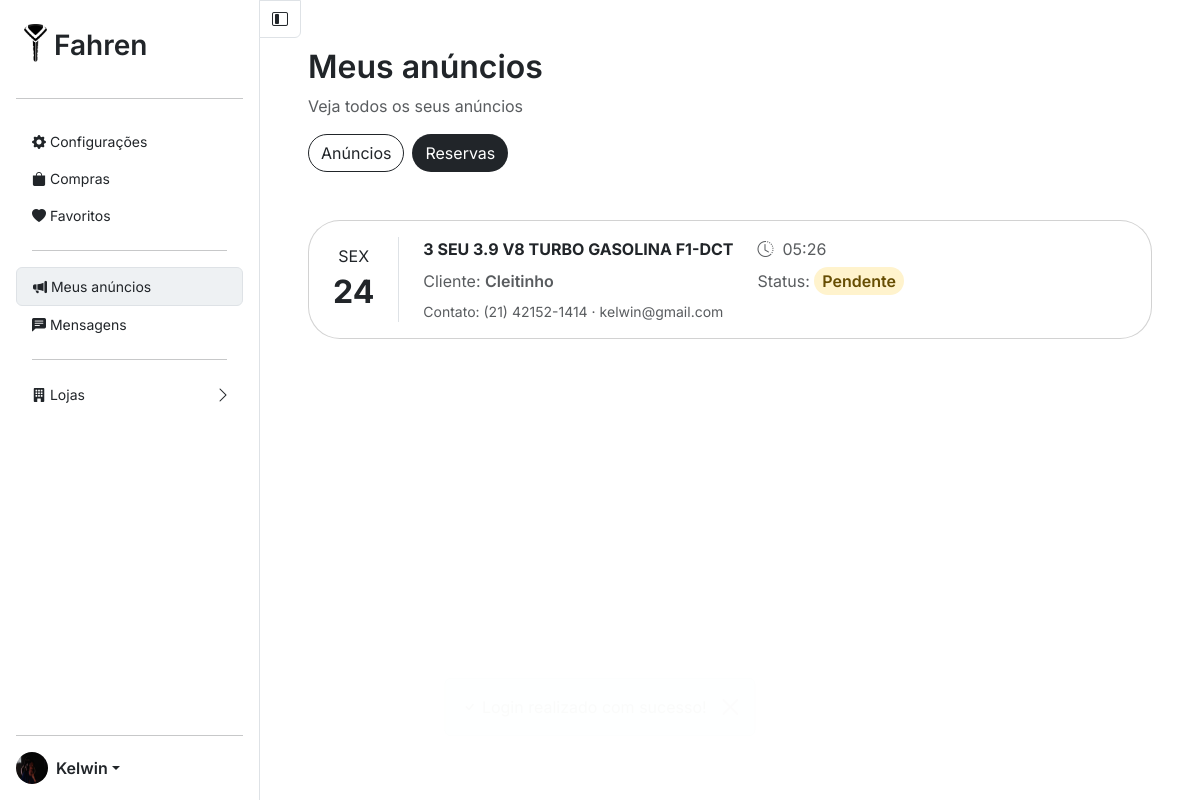
The page /menu/reservas.php (signed in) on the database its author committed.
### tables this page shows
CREATE TABLE IF NOT EXISTS `usuarios` (
  `id` int(6) NOT NULL AUTO_INCREMENT,
  `nome` varchar(30) NOT NULL,
  `sobrenome` varchar(30) NOT NULL,
  `telefone` bigint(15) DEFAULT NULL,
  `cpf` char(11) DEFAULT NULL,
  `email` varchar(120) NOT NULL,
  `senha` varchar(256) NOT NULL,
  `data_criacao_conta` datetime NOT NULL DEFAULT current_timestamp(),
  `data_nascimento` date DEFAULT NULL,
  `avatar` varchar(255) NOT NULL DEFAULT 'img/user.png',
  PRIMARY KEY (`id`),
  UNIQUE KEY `email` (`email`),
  UNIQUE KEY `telefone` (`telefone`),
  UNIQUE KEY `cpf` (`cpf`)
);

CREATE TABLE IF NOT EXISTS `reservas` (
  `id` int(11) NOT NULL AUTO_INCREMENT,
  `id_veiculo` int(11) NOT NULL,
  `nome` varchar(120) NOT NULL,
  `telefone` varchar(20) NOT NULL,
  `email` varchar(120) DEFAULT NULL,
  `preferencia_contato` enum('telefone','whatsapp','email') DEFAULT 'telefone',
  `data` date NOT NULL,
  `hora` time NOT NULL,
  `acompanhantes_qtd` tinyint(3) UNSIGNED DEFAULT 0,
  `estado` char(2) DEFAULT NULL,
  `cidade` varchar(100) DEFAULT NULL,
  `bairro` varchar(100) DEFAULT NULL,
  `rua` varchar(150) DEFAULT NULL,
  `numero` varchar(10) DEFAULT NULL,
  `complemento` varchar(100) DEFAULT NULL,
  `cep` varchar(9) DEFAULT NULL,
  `observacoes` text DEFAULT NULL,
  `status` enum('pendente','confirmada','cancelada','realizada') DEFAULT 'pendente',
  `criado_em` datetime DEFAULT current_timestamp(),
  `atualizado_em` datetime DEFAULT current_timestamp() ON UPDATE current_timestamp(),
  PRIMARY KEY (`id`),
  KEY `id_veiculo` (`id_veiculo`)
);

CREATE TABLE IF NOT EXISTS `anuncios_carros` (
  `id` int(12) NOT NULL AUTO_INCREMENT,
  `ativo` char(1) NOT NULL DEFAULT 'A',
  `modelo` varchar(75) DEFAULT NULL,
  `estado_local` char(2) DEFAULT NULL,
  `cidade` varchar(255) DEFAULT NULL,
  `marca` int(2) DEFAULT NULL,
  `versao` varchar(40) DEFAULT NULL,
  `carroceria` int(2) DEFAULT NULL,
  `preco` decimal(11,2) DEFAULT NULL,
  `condicao` char(1) NOT NULL DEFAULT 'U',
  `quilometragem` int(10) DEFAULT NULL,
  `ano_fabricacao` int(4) DEFAULT NULL,
  `ano_modelo` int(4) DEFAULT NULL,
  `propulsao` varchar(10) DEFAULT NULL,
  `combustivel` varchar(20) DEFAULT NULL,
  `blindagem` char(1) DEFAULT '0',
  `id_vendedor` int(10) DEFAULT NULL,
  `imagens` varchar(255) DEFAULT NULL,
  `leilao` char(1) DEFAULT NULL,
  `portas_qtd` smallint(1) DEFAULT 4,
  `assentos_qtd` smallint(1) DEFAULT 5,
  `placa` char(7) DEFAULT NULL,
  `data_criacao` datetime NOT NULL DEFAULT current_timestamp(),
  `cor` int(2) NOT NULL,
  `quant_proprietario` char(1) NOT NULL,
  `revisao` char(1) NOT NULL,
  `vistoria` char(1) NOT NULL,
  `sinistro` char(1) NOT NULL,
  `ipva` char(1) NOT NULL,
  `licenciamento` char(1) NOT NULL,
  `estado_conservacao` char(1) NOT NULL,
  `uso_anterior` char(1) NOT NULL,
  `aceita_troca` char(1) NOT NULL,
  `email` varchar(256) NOT NULL,
  `telefone` varchar(20) NOT NULL,
  `garantia` int(2) NOT NULL,
  `descricao` text NOT NULL,
  PRIMARY KEY (`id`),
  UNIQUE KEY `placa` (`placa`),
  KEY `cor_fk` (`cor`),
  KEY `carroceria_fk` (`carroceria`),
  KEY `vendedor_fk` (`id_vendedor`),
  KEY `estado_fk` (`estado_local`),
  KEY `marca_fk` (`marca`)
);

### menu/reservas.php (the view, shortened to what this page needs)
<?php
include('../controladores/conexao_bd.php');
$id = $_SESSION['id'];
 $sql = "SELECT r.*, a.modelo as modelo_veiculo, a.versao as versao_veiculo, a.marca as marca_veiculo, a.id_vendedor FROM reservas r INNER JOIN anuncios_carros a ON r.id_veiculo = a.id WHERE a.id_vendedor = $id ORDER BY r.criado_em DESC";
 $resultado = mysqli_query($conexao, $sql);
 $reservas = [];
 while ($linha = mysqli_fetch_assoc($resultado)) {
     $reservas[] = $linha;
 }
function format_phone_display($digits) {
    $digits_only = preg_replace('/\D+/', '', $digits);
    $area = substr($digits_only, 0, 2);
    $rest = substr($digits_only, 2);
    $len = strlen($rest);
    $last4 = substr($rest, -4);
    $firstPart = substr($rest, 0, $len - 4);
    return '(' . $area . ') ' . $firstPart . '-' . $last4;
}
function day_abbr_pt($date) {
    $w = date('w', strtotime($date));
    $map = ['dom','seg','ter','qua','qui','sex','sab'];
    return $map[$w] ?? '';
}
?>
<!doctype html>
<html lang="pt-br">
<head>
    <link rel="stylesheet" href="../style.css">
    <link href="https://cdn.jsdelivr.net/npm/bootstrap@5.3.7/dist/css/bootstrap.min.css" rel="stylesheet">
    <link rel="stylesheet" href="https://cdn.jsdelivr.net/npm/bootstrap-icons@1.13.1/font/bootstrap-icons.min.css">
</head>
<body class="overflow-x-hidden">
    <?php include '../estruturas/alert/alert.php' ?>
    <main class="container-fluid d-flex vh-100 p-0">
        <?php $selected = 'ad';
        include_once '../estruturas/sidebar/sidebar.php' ?>
        <div class="col" style="margin-left: calc(200px + 5vw);">
            <div class="container-fluid p-5 d-flex flex-column h-100 overflow-auto">
                <div class="row">
                    <h2 class="pb-2 fw-semibold mb-0">Meus anúncios</h2>
                    <p class="text-muted">Veja todos os seus anúncios</p>
                </div>
                <div class="mb-5 d-flex flex-wrap gap-2">
                    <a href="anuncios.php" class="btn border border-dark rounded-pill">Anúncios</a>
                    <a href="reservas.php" class="btn text-bg-dark rounded-pill">Reservas</a>
                </div>
                <div class="row row-cols-1 g-3">
                    <?php if (!empty($reservas)): ?>
                        <?php foreach ($reservas as $res): ?>
                            <?php
                                $badgeClass = 'bg-secondary-subtle text-secondary';
                                switch ($res['status']) {
                                    default: $badgeClass = 'bg-warning-subtle text-warning-emphasis'; break;
                                }
                                $data_display = day_abbr_pt($res['data']);
                                $dia = date('d', strtotime($res['data']));
                            ?>
                            <div class="col-12">
                                <div class="card rounded-5 reserva-card" role="button" data-id="<?= $res['id'] ?>"
                                     data-nome="<?= htmlspecialchars($res['nome'], ENT_QUOTES) ?>"
                                     data-telefone="<?= htmlspecialchars(format_phone_display($res['telefone']), ENT_QUOTES) ?>"
                                     data-email="<?= htmlspecialchars($res['email'], ENT_QUOTES) ?>"
                                     data-preferencia_contato="<?= htmlspecialchars($res['preferencia_contato'], ENT_QUOTES) ?>"
                                     data-data="<?= $res['data'] ?>"
                                     data-hora="<?= $res['hora'] ?>"
                                     data-acompanhantes_qtd="<?= $res['acompanhantes_qtd'] ?>"
                                     data-estado="<?= htmlspecialchars($res['estado'], ENT_QUOTES) ?>"
                                     data-cidade="<?= htmlspecialchars($res['cidade'], ENT_QUOTES) ?>"
                                     data-bairro="<?= htmlspecialchars($res['bairro'], ENT_QUOTES) ?>"
                                     data-rua="<?= htmlspecialchars($res['rua'], ENT_QUOTES) ?>"
                                     data-numero="<?= htmlspecialchars($res['numero'], ENT_QUOTES) ?>"
                                     data-complemento="<?= htmlspecialchars($res['complemento'], ENT_QUOTES) ?>"
                                     data-cep="<?= htmlspecialchars($res['cep'], ENT_QUOTES) ?>"
                                     data-observacoes="<?= htmlspecialchars($res['observacoes'], ENT_QUOTES) ?>"
                                     data-status="<?= $res['status'] ?>"
                                     >
                                    <div class="card-body d-flex px-0 gap-4">
                                            <div class="d-flex flex-column text-center justify-content-center align-items-center px-4 border-end">
                                            <span class="fs-6 text-uppercase"><?= $data_display ?></span>
                                            <span class="fs-2 fw-bold"><?= $dia ?></span>
                                        </div>
                                        <div class="row row-cols-2 text-muted w-100 align-items-start">
                                            <div class="col-auto d-flex flex-column justify-content-center gap-2">
                                                <span class="text-dark fw-bold text-uppercase"><?= htmlspecialchars($res['marca_veiculo'] . ' ' . $res['modelo_veiculo'] . ' ' . $res['versao_veiculo'], ENT_QUOTES) ?></span>
                                                <span>Cliente: <span class="fw-semibold"><?= htmlspecialchars($res['nome'], ENT_QUOTES) ?></span></span>
                                                <small class="text-muted">Contato: <?= htmlspecialchars(format_phone_display($res['telefone']), ENT_QUOTES) ?> · <?= htmlspecialchars($res['email'], ENT_QUOTES) ?></small>
                                            </div>
                                            <div class="col-auto d-flex flex-column justify-content-center gap-2">
                                                <span><i class="bi bi-clock-history"></i> &nbsp;<?= date('H:i', strtotime($res['hora'])) ?></span>
                                                <span>Status: <span class="fw-semibold px-2 py-1 rounded-pill <?= $badgeClass ?> reserva-badge" data-status="<?= $res['status'] ?>"><?= ucfirst($res['status']) ?></span></span>
                                            </div>
                                        </div>
                                    </div>
                                </div>
                            </div>
                        <?php endforeach; ?>
                    <?php endif; ?>
                </div>
            </div>
    </main>
</body>
</html>

### estruturas/alert/alert.php (shortened to what this page needs)
<?php if (isset($_SESSION['msg_alert'])): ?>
    <div class="position-fixed d-flex justify-content-center start-50 translate-middle-x mb-5 z-3 bottom-0">
      <div id="alert-mensagem" class="alert alert-<?= $_SESSION['msg_alert'][0] ?> alert-dismissible h-100 rounded-2" role="alert"">
                <div><span><i class=" bi <?php if ($_SESSION['msg_alert'][0] == 'danger') {
                                            echo 'bi-exclamation-triangle';
                                          } else {
                                            echo 'bi-check';
                                          } ?>"></i></span> <?= $_SESSION['msg_alert'][1] ?></div>
      <button type="button" class="btn-close" data-bs-dismiss="alert" aria-label="Close"></button>
    </div>
    </div>
<?php endif; ?>

### estruturas/sidebar/sidebar.php (shortened to what this page needs)
<aside class="border-end d-flex flex-column position-fixed vh-100" style="width: calc(200px + 5vw);">
    <div class="position-relative">
        <button class="btn bg-white border position-absolute start-100 rounded-start-0 rounded-top-0"><i class="bi bi-layout-sidebar-inset"></i></button>
    </div>
    <a href="../index.php" class="d-flex mx-4 mt-4 mb-3 text-decoration-none text-dark">
        <img src="/sites/TCC/img/logo-fahren.png" class="d-inline-block align-text-center" width="23" height="38" alt="logo" style="filter: invert(1);">
        <span class="fw-semibold fs-3">&nbsp;Fahren</span>
    </a>
    <hr class="mx-3">
    <nav class="sidebar nav d-flex flex-column nav-pills mx-3 flex-shrink-1 small overflow-y-auto" style="min-height: 0;">
        <div class="my-2">
            <a class="nav-link <?php if ($selected == 'config') {
                                    echo 'active';
                                } ?>" aria-current="page" href="configuracoes.php"><i class="bi bi-gear-fill"></i>&nbsp;Configurações</a>
            <a class="nav-link <?php if ($selected == 'compras') {
                                    echo 'active';
                                } ?>" href="compras.php"><i class="bi bi-bag-fill"></i>&nbsp;Compras</a>
            <a class="nav-link <?php if ($selected == 'fav') {
                                    echo 'active';
                                } ?>" href="favoritos.php"><i class="bi bi-heart-fill"></i>&nbsp;Favoritos</a>
            <hr class="mx-3">
            <a class="nav-link <?php if ($selected == 'ad') {
                                    echo 'active';
                                } ?>" href="anuncios.php"><i class="bi bi-megaphone-fill"></i>&nbsp;Meus anúncios</a>
            <a class="nav-link <?php if ($selected == 'mensagens') {
                                    echo 'active';
                                } ?>" href="mensagens.php"><i class="bi bi-chat-left-text-fill"></i>&nbsp;Mensagens</a>
            <hr class="mx-3">
            <button class="nav-link sidebar-drop w-100 text-start <?= isset($loja_id_selected) ? '' : 'collapsed'?>" type="button" data-bs-toggle="collapse" data-bs-target="#collapseExample" aria-expanded="false" aria-controls="collapseExample">
                <span>
                    <i class="bi bi-building-fill"></i>&nbsp;Lojas
                </span>
            </button>
                    <?php
                    include('../conexao_bd.php');
                                    $user_avatar_src = '../img/usuarios/avatares/user.png';
                    if (isset($_SESSION['id'])) {
                        if (!empty($_SESSION['avatar'])) {
                            $user_avatar_src = '../' . $_SESSION['avatar'];
                        } else {
                            $uid = (int) $_SESSION['id'];
                            $res_av = mysqli_query($conexao, "SELECT avatar FROM usuarios WHERE id = $uid");
                            if ($res_av && mysqli_num_rows($res_av) > 0) {
                                $r_av = mysqli_fetch_assoc($res_av);
                                    if (!empty($r_av['avatar'])) {
                                    $user_avatar_src = '../' . $r_av['avatar'];
                                }
                            }
                        }
                    }
                    ?>
        </div>
    </nav>
    <hr class="mx-3 mt-auto">
            <div class="footer flex-shrink-0 mx-3 mb-3 d-flex justify-content-between align-content-center">
        <div class="dropdown">
            <a href="#" class="d-flex align-items-center text-dark text-decoration-none dropdown-toggle" data-bs-toggle="dropdown" aria-expanded="false">
                <div class="position-relative">
                    <img src="<?= htmlspecialchars($user_avatar_src) ?>" alt="Foto de Perfil" width="32" height="32" class="rounded-circle me-2">
                </div>
                <span class="fw-semibold"><?= $_SESSION['nome'] ?></span>
            </a>
        </div>
    </div>
</aside>

### style.css (style rules this page uses)
body { font-family: 'Inter', sans-serif !important; }
* { padding: 0; margin: 0; box-sizing: border-box; }
.sidebar .nav-link { color: RGBA(var(--bs-dark-rgb), var(--bs-link-opacity, 1)) !important; }
.sidebar .nav-link.active { --bs-bg-opacity: 0.75; background-color: rgba(var(--bs-secondary-bg-rgb), var(--bs-bg-opacity)) !important; border: var(--bs-border-width) var(--bs-border-style) var(--bs-border-color) !important; }
.sidebar-drop { position: relative; padding-right: 1.5rem; }
.sidebar-drop::after { font-family: "bootstrap-icons"; content: "\f285"; position: absolute; right: 0.75rem; top: 50%; transform: translateY(-50%) rotate(0deg); transition: transform 0.3s ease; font-size: 1rem; }

### rows shown on the page
usuarios: avatar (picture)
reservas: data "SEX", data "24", id_veiculo.versao "3 SEU 3.9 V8 TURBO GASOLINA F1-DCT", nome "Cleitinho", telefone "(21) 42152-1414", email "kelwin@gmail.com", hora "05:26", status "Pendente"

### other values the page prints
$_SESSION['nome'] "Kelwin"
